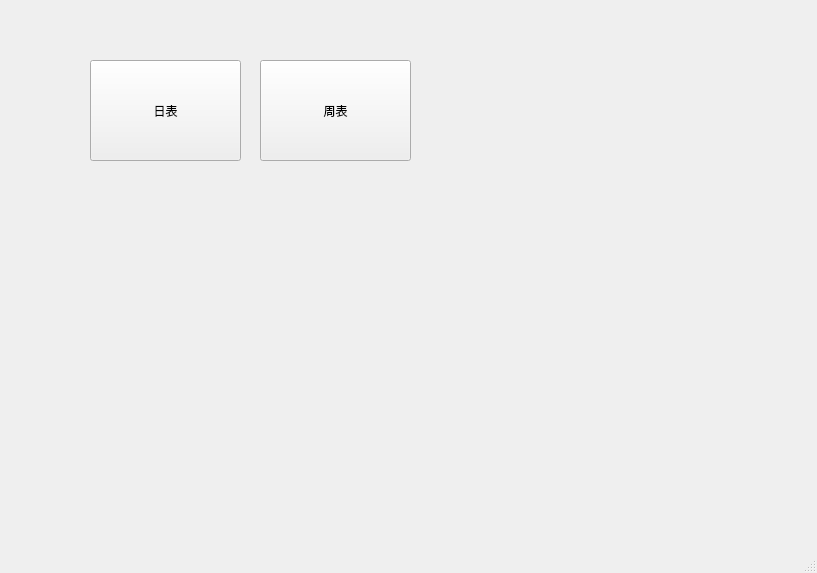
<?xml version="1.0" encoding="UTF-8"?>
<ui version="4.0">
 <class>Main_Window</class>
 <widget class="QMainWindow" name="Main_Window">
  <property name="geometry">
   <rect>
    <x>0</x>
    <y>0</y>
    <width>817</width>
    <height>573</height>
   </rect>
  </property>
  <property name="windowTitle">
   <string>MainWindow</string>
  </property>
  <widget class="QWidget" name="centralwidget">
   <widget class="QPushButton" name="dayTable">
    <property name="geometry">
     <rect>
      <x>90</x>
      <y>60</y>
      <width>151</width>
      <height>101</height>
     </rect>
    </property>
    <property name="text">
     <string>日表</string>
    </property>
   </widget>
   <widget class="QPushButton" name="weekTable">
    <property name="geometry">
     <rect>
      <x>260</x>
      <y>60</y>
      <width>151</width>
      <height>101</height>
     </rect>
    </property>
    <property name="text">
     <string>周表</string>
    </property>
   </widget>
  </widget>
  <widget class="QMenuBar" name="menubar">
   <property name="geometry">
    <rect>
     <x>0</x>
     <y>0</y>
     <width>817</width>
     <height>23</height>
    </rect>
   </property>
  </widget>
  <widget class="QStatusBar" name="statusbar"/>
 </widget>
 <resources/>
 <connections/>
</ui>
